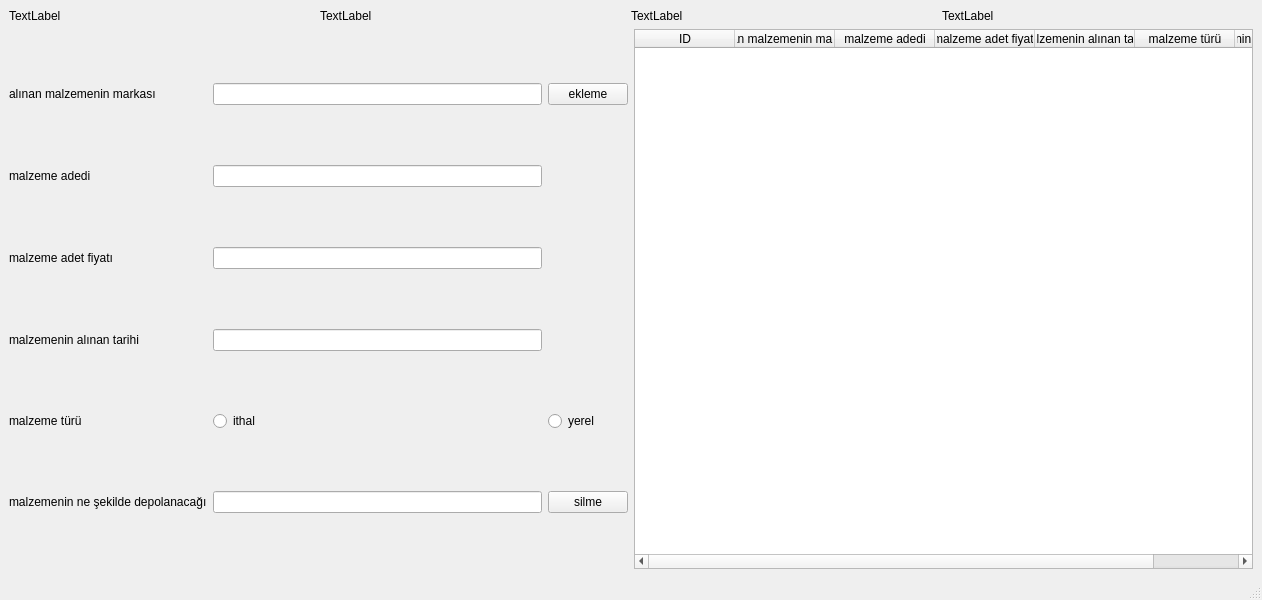
<?xml version="1.0" encoding="UTF-8"?>
<ui version="4.0">
 <class>MainWindow</class>
 <widget class="QMainWindow" name="MainWindow">
  <property name="geometry">
   <rect>
    <x>0</x>
    <y>0</y>
    <width>1262</width>
    <height>600</height>
   </rect>
  </property>
  <property name="windowTitle">
   <string>MainWindow</string>
  </property>
  <widget class="QWidget" name="centralwidget">
   <layout class="QGridLayout" name="gridLayout_2">
    <item row="1" column="1">
     <layout class="QGridLayout" name="gridLayout">
      <item row="0" column="0">
       <layout class="QHBoxLayout" name="horizontalLayout">
        <item>
         <widget class="QTableWidget" name="table">
          <column>
           <property name="text">
            <string>ID</string>
           </property>
          </column>
          <column>
           <property name="text">
            <string>alınan malzemenin markası</string>
           </property>
          </column>
          <column>
           <property name="text">
            <string>malzeme adedi</string>
           </property>
          </column>
          <column>
           <property name="text">
            <string>malzeme adet fiyatı</string>
           </property>
          </column>
          <column>
           <property name="text">
            <string>malzemenin alınan tarihi</string>
           </property>
          </column>
          <column>
           <property name="text">
            <string>malzeme türü</string>
           </property>
          </column>
          <column>
           <property name="text">
            <string>malzemenin ne şekilde depolanacaği</string>
           </property>
          </column>
         </widget>
        </item>
       </layout>
      </item>
     </layout>
    </item>
    <item row="0" column="0" colspan="2">
     <layout class="QHBoxLayout" name="horizontalLayout_2">
      <property name="spacing">
       <number>0</number>
      </property>
      <property name="sizeConstraint">
       <enum>QLayout::SetFixedSize</enum>
      </property>
      <property name="topMargin">
       <number>0</number>
      </property>
      <property name="rightMargin">
       <number>0</number>
      </property>
      <property name="bottomMargin">
       <number>0</number>
      </property>
      <item>
       <widget class="QLabel" name="lbl1">
        <property name="sizePolicy">
         <sizepolicy hsizetype="Preferred" vsizetype="Fixed">
          <horstretch>0</horstretch>
          <verstretch>0</verstretch>
         </sizepolicy>
        </property>
        <property name="text">
         <string>TextLabel</string>
        </property>
       </widget>
      </item>
      <item>
       <widget class="QLabel" name="lbl2">
        <property name="sizePolicy">
         <sizepolicy hsizetype="Preferred" vsizetype="Fixed">
          <horstretch>0</horstretch>
          <verstretch>0</verstretch>
         </sizepolicy>
        </property>
        <property name="text">
         <string>TextLabel</string>
        </property>
       </widget>
      </item>
      <item>
       <widget class="QLabel" name="lbl3">
        <property name="sizePolicy">
         <sizepolicy hsizetype="Preferred" vsizetype="Fixed">
          <horstretch>0</horstretch>
          <verstretch>0</verstretch>
         </sizepolicy>
        </property>
        <property name="text">
         <string>TextLabel</string>
        </property>
       </widget>
      </item>
      <item>
       <widget class="QLabel" name="lbl4">
        <property name="sizePolicy">
         <sizepolicy hsizetype="Preferred" vsizetype="Fixed">
          <horstretch>0</horstretch>
          <verstretch>0</verstretch>
         </sizepolicy>
        </property>
        <property name="text">
         <string>TextLabel</string>
        </property>
       </widget>
      </item>
     </layout>
    </item>
    <item row="1" column="0">
     <layout class="QGridLayout" name="gridLayout_3">
      <property name="rightMargin">
       <number>0</number>
      </property>
      <item row="5" column="0">
       <widget class="QLabel" name="lbl10">
        <property name="text">
         <string>malzemenin ne şekilde depolanacağı</string>
        </property>
       </widget>
      </item>
      <item row="0" column="1">
       <widget class="QLineEdit" name="ln1"/>
      </item>
      <item row="3" column="1">
       <widget class="QLineEdit" name="ln4"/>
      </item>
      <item row="4" column="0">
       <widget class="QLabel" name="lbl9">
        <property name="text">
         <string>malzeme türü</string>
        </property>
       </widget>
      </item>
      <item row="0" column="2">
       <widget class="QPushButton" name="ekle">
        <property name="text">
         <string>ekleme</string>
        </property>
       </widget>
      </item>
      <item row="1" column="0">
       <widget class="QLabel" name="lbl6">
        <property name="text">
         <string>malzeme adedi</string>
        </property>
       </widget>
      </item>
      <item row="0" column="0">
       <widget class="QLabel" name="lbl5">
        <property name="text">
         <string>alınan malzemenin markası</string>
        </property>
       </widget>
      </item>
      <item row="5" column="2">
       <widget class="QPushButton" name="sil">
        <property name="text">
         <string>silme</string>
        </property>
       </widget>
      </item>
      <item row="1" column="1">
       <widget class="QLineEdit" name="ln2"/>
      </item>
      <item row="2" column="0">
       <widget class="QLabel" name="lbl7">
        <property name="text">
         <string>malzeme adet fiyatı</string>
        </property>
       </widget>
      </item>
      <item row="2" column="1">
       <widget class="QLineEdit" name="ln3"/>
      </item>
      <item row="3" column="0">
       <widget class="QLabel" name="lbl8">
        <property name="text">
         <string>malzemenin alınan tarihi</string>
        </property>
       </widget>
      </item>
      <item row="5" column="1">
       <widget class="QLineEdit" name="ln6"/>
      </item>
      <item row="4" column="1">
       <widget class="QRadioButton" name="ithal">
        <property name="text">
         <string>ithal</string>
        </property>
       </widget>
      </item>
      <item row="4" column="2">
       <widget class="QRadioButton" name="radioButton_2">
        <property name="text">
         <string>yerel</string>
        </property>
       </widget>
      </item>
     </layout>
    </item>
   </layout>
  </widget>
  <widget class="QMenuBar" name="menubar">
   <property name="geometry">
    <rect>
     <x>0</x>
     <y>0</y>
     <width>1262</width>
     <height>26</height>
    </rect>
   </property>
  </widget>
  <widget class="QStatusBar" name="statusbar"/>
 </widget>
 <resources/>
 <connections/>
</ui>
